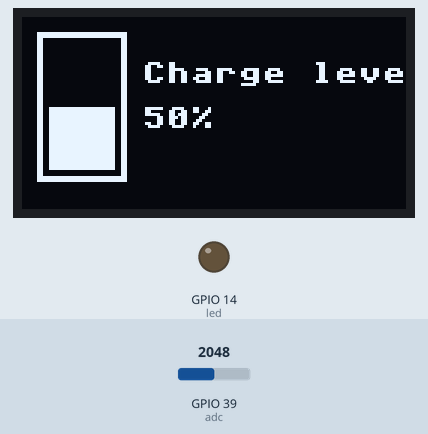
A program run on a simulated ESP32 board running MicroPython. Parts: 128×64 one-colour display, output pins drawn as LEDs (lit = HIGH). The inputs (shaded band) are chosen by the test bench; at power-on: GPIO 39 (adc) = 2048 (analog values on the 0–4095 scale). What the program prints to the serial console is not drawn.

Above: at 1.2 s.
1.3 s: GPIO 39 (adc) set to 2866
At 1.9 s:
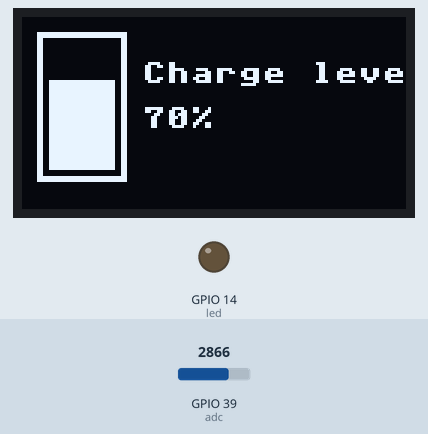
2.9 s: GPIO 39 (adc) set to 3603
At 3.8 s:
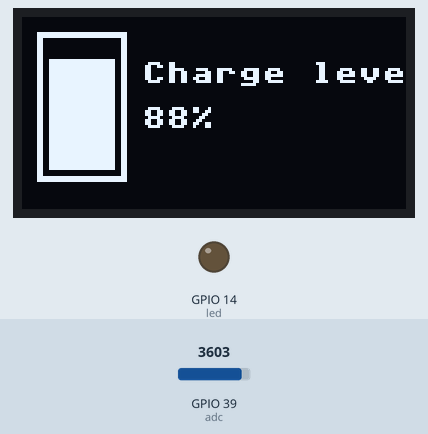
4.5 s: GPIO 39 (adc) set to 4095
At 5.9 s:
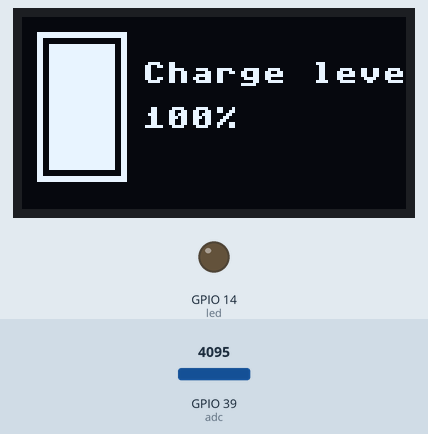
Timing chart, 0 to 7.5 s (numbered marks = the images above; inputs shaded):
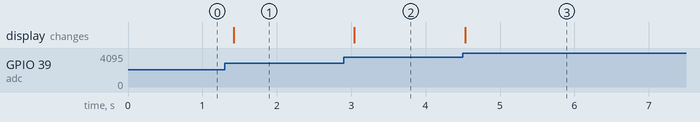

Measured:
- after the input at 1.3 s, the display: changes after 0.12 s (image 1)
- after the input at 2.9 s, the display: changes after 0.14 s (image 2)
- after the input at 4.5 s, the display: changes at once (image 3)

The program:

Sound_sensor_test.py
```python
from machine import Pin, SoftI2C
from machine import ADC
from time import sleep
from ssd1306 import SSD1306_I2C
import machine
i2c = SoftI2C(scl=Pin(4), sda=Pin(5))
oled = SSD1306_I2C(128, 64, i2c)
#oled.text("Hello", 10, 10)
adc = ADC(Pin(39))
led = Pin(14, Pin.OUT)

#white frame
oled.fill_rect(5, 5, 30, 50, 1)
#black filling
oled.fill_rect(7, 7, 26, 46, 0)

def charge_level(k, level):
    oled.fill_rect(40, 30, 45, 15, 0)
    oled.fill_rect(9, 9, 22, 42, 0)
    #full charge
    oled.fill_rect(9, 9, 22, 42, 1)
    #charge level
    oled.fill_rect(9, 9, 22, k, 0)
    oled.text("Charge level:",40,15)

    oled.text(f"{str(level)}%",40,30)
    #oled.text("%",67,30)

    oled.show()

while True:
    #oled.fill(0)
    adc.atten(ADC.ATTN_11DB)
    adc_value = adc.read()

    level = round(adc_value*100/4095)
    b = 100 - level
    k = int(b*42/100)
    charge_level(k, level)

    #voltage = adc_value/4095


    print(adc_value)

    sleep(0.1)
```
